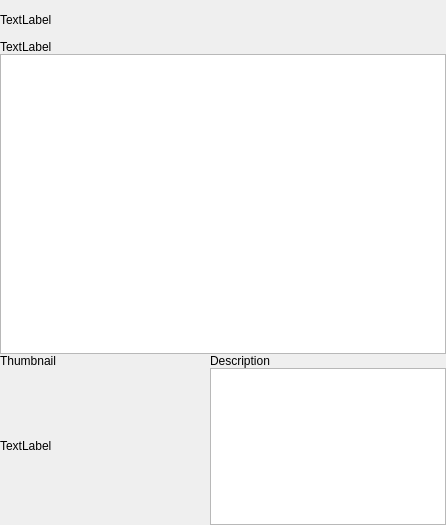
<?xml version="1.0" encoding="UTF-8"?>
<ui version="4.0">
 <class>Exporter</class>
 <widget class="QWidget" name="Exporter">
  <property name="geometry">
   <rect>
    <x>0</x>
    <y>0</y>
    <width>446</width>
    <height>525</height>
   </rect>
  </property>
  <property name="minimumSize">
   <size>
    <width>0</width>
    <height>130</height>
   </size>
  </property>
  <property name="windowTitle">
   <string>Form</string>
  </property>
  <layout class="QVBoxLayout" name="verticalLayout_2">
   <property name="spacing">
    <number>0</number>
   </property>
   <property name="margin">
    <number>0</number>
   </property>
   <item>
    <layout class="QVBoxLayout" name="main_vboxlayout">
     <item>
      <widget class="QLabel" name="pub_info_label">
       <property name="minimumSize">
        <size>
         <width>0</width>
         <height>40</height>
        </size>
       </property>
       <property name="maximumSize">
        <size>
         <width>16777215</width>
         <height>40</height>
        </size>
       </property>
       <property name="text">
        <string>TextLabel</string>
       </property>
      </widget>
     </item>
     <item>
      <widget class="QLabel" name="task_label">
       <property name="text">
        <string>TextLabel</string>
       </property>
      </widget>
     </item>
     <item>
      <widget class="QTreeWidget" name="pub_files_tree_widget">
       <property name="minimumSize">
        <size>
         <width>0</width>
         <height>300</height>
        </size>
       </property>
       <property name="rootIsDecorated">
        <bool>false</bool>
       </property>
       <attribute name="headerVisible">
        <bool>false</bool>
       </attribute>
       <column>
        <property name="text">
         <string notr="true">1</string>
        </property>
       </column>
      </widget>
     </item>
     <item>
      <layout class="QHBoxLayout" name="titles_hboxlayout">
       <item>
        <widget class="QLabel" name="thumb_title_label">
         <property name="minimumSize">
          <size>
           <width>210</width>
           <height>0</height>
          </size>
         </property>
         <property name="maximumSize">
          <size>
           <width>210</width>
           <height>16777215</height>
          </size>
         </property>
         <property name="text">
          <string>Thumbnail</string>
         </property>
        </widget>
       </item>
       <item>
        <widget class="QLabel" name="desc_title_label">
         <property name="text">
          <string>Description</string>
         </property>
        </widget>
       </item>
      </layout>
     </item>
     <item>
      <layout class="QHBoxLayout" name="thumb_desc_hboxlayout">
       <property name="sizeConstraint">
        <enum>QLayout::SetMinAndMaxSize</enum>
       </property>
       <item>
        <widget class="QLabel" name="thumb_label">
         <property name="minimumSize">
          <size>
           <width>210</width>
           <height>130</height>
          </size>
         </property>
         <property name="maximumSize">
          <size>
           <width>210</width>
           <height>130</height>
          </size>
         </property>
         <property name="text">
          <string>TextLabel</string>
         </property>
        </widget>
       </item>
       <item>
        <widget class="QTextEdit" name="desc_text_edit">
         <property name="minimumSize">
          <size>
           <width>0</width>
           <height>130</height>
          </size>
         </property>
         <property name="maximumSize">
          <size>
           <width>16777215</width>
           <height>16777215</height>
          </size>
         </property>
        </widget>
       </item>
      </layout>
     </item>
    </layout>
   </item>
  </layout>
 </widget>
 <resources/>
 <connections/>
</ui>
